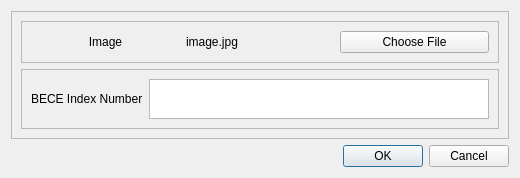
<?xml version="1.0" encoding="UTF-8"?>
<ui version="4.0">
 <class>Dialog</class>
 <widget class="QDialog" name="Dialog">
  <property name="geometry">
   <rect>
    <x>0</x>
    <y>0</y>
    <width>520</width>
    <height>176</height>
   </rect>
  </property>
  <property name="windowTitle">
   <string>Dialog</string>
  </property>
  <layout class="QVBoxLayout" name="verticalLayout">
   <item>
    <widget class="QFrame" name="frame">
     <property name="frameShape">
      <enum>QFrame::StyledPanel</enum>
     </property>
     <property name="frameShadow">
      <enum>QFrame::Raised</enum>
     </property>
     <layout class="QVBoxLayout" name="verticalLayout_2">
      <item>
       <widget class="QFrame" name="frame_3">
        <property name="frameShape">
         <enum>QFrame::StyledPanel</enum>
        </property>
        <property name="frameShadow">
         <enum>QFrame::Raised</enum>
        </property>
        <layout class="QGridLayout" name="gridLayout_2">
         <item row="0" column="0">
          <widget class="QLabel" name="label">
           <property name="text">
            <string>Image</string>
           </property>
           <property name="alignment">
            <set>Qt::AlignCenter</set>
           </property>
          </widget>
         </item>
         <item row="0" column="1">
          <widget class="QLabel" name="label_2">
           <property name="text">
            <string>image.jpg</string>
           </property>
          </widget>
         </item>
         <item row="0" column="2">
          <widget class="QPushButton" name="pushButton">
           <property name="text">
            <string>Choose File</string>
           </property>
          </widget>
         </item>
        </layout>
       </widget>
      </item>
      <item>
       <widget class="QFrame" name="frame_2">
        <property name="maximumSize">
         <size>
          <width>16777215</width>
          <height>60</height>
         </size>
        </property>
        <property name="frameShape">
         <enum>QFrame::StyledPanel</enum>
        </property>
        <property name="frameShadow">
         <enum>QFrame::Raised</enum>
        </property>
        <layout class="QHBoxLayout" name="horizontalLayout">
         <item>
          <widget class="QLabel" name="label_3">
           <property name="maximumSize">
            <size>
             <width>16777215</width>
             <height>60</height>
            </size>
           </property>
           <property name="text">
            <string>BECE Index Number</string>
           </property>
          </widget>
         </item>
         <item>
          <widget class="QPlainTextEdit" name="plainTextEdit">
           <property name="maximumSize">
            <size>
             <width>16777215</width>
             <height>60</height>
            </size>
           </property>
          </widget>
         </item>
        </layout>
       </widget>
      </item>
     </layout>
    </widget>
   </item>
   <item>
    <widget class="QDialogButtonBox" name="buttonBox">
     <property name="orientation">
      <enum>Qt::Horizontal</enum>
     </property>
     <property name="standardButtons">
      <set>QDialogButtonBox::Cancel|QDialogButtonBox::Ok</set>
     </property>
    </widget>
   </item>
  </layout>
 </widget>
 <resources/>
 <connections>
  <connection>
   <sender>buttonBox</sender>
   <signal>accepted()</signal>
   <receiver>Dialog</receiver>
   <slot>accept()</slot>
   <hints>
    <hint type="sourcelabel">
     <x>248</x>
     <y>254</y>
    </hint>
    <hint type="destinationlabel">
     <x>157</x>
     <y>274</y>
    </hint>
   </hints>
  </connection>
  <connection>
   <sender>buttonBox</sender>
   <signal>rejected()</signal>
   <receiver>Dialog</receiver>
   <slot>reject()</slot>
   <hints>
    <hint type="sourcelabel">
     <x>316</x>
     <y>260</y>
    </hint>
    <hint type="destinationlabel">
     <x>286</x>
     <y>274</y>
    </hint>
   </hints>
  </connection>
 </connections>
</ui>
